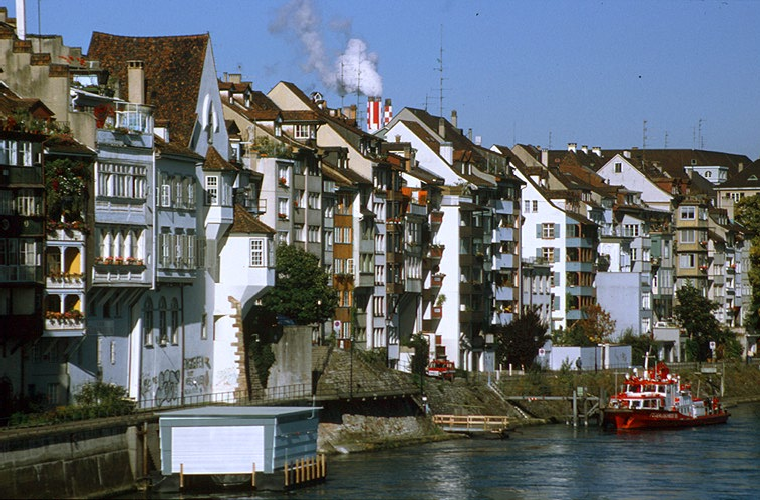
//> input picture Project 4/basel3.bmp, 760 x 500 px
$ ./compression   (built with g++ and OpenCV 4)
//> lines starting //> are read from the running program, lines starting //| are printed output that depends on the picture
// c:\Users\wongj\OneDrive\Desktop\github\CS455\Project 4\compression.cpp
#include <iostream>
#include <opencv2/opencv.hpp>

using namespace cv;
using namespace std;

// Function to perform 2D DCT on an 8x8 block
void dct2D(Mat& block) {
    Mat floatBlock;
    block.convertTo(floatBlock, CV_32F);
    dct(floatBlock, block);
}

// Function to perform 2D IDCT on an 8x8 block
void idct2D(Mat& block) {
    idct(block, block);
    block.convertTo(block, CV_8U);
}

int main() {
    // 1. Obtain image f1 (“basel3.bmp”) and display it
    Mat f1 = imread("basel3.bmp", IMREAD_COLOR);
//> f1 is the input picture: 500 rows x 760 cols, CV_8UC3; mean B, G, R 107.2, 102.8, 96.5
    if (f1.empty()) {
        cout << "Could not open or find the image" << endl;
        return -1;
    }
    imshow("Original Image", f1);
    waitKey(0);

    // 2. Convert image f1 from RGB to HSI, obtain intensity image I
    Mat hsi;
    cvtColor(f1, hsi, COLOR_BGR2HSV);
//> hsi: 500 rows x 760 cols, CV_8UC3; mean H, S, V 66.1, 82.8, 119.7
    vector<Mat> hsi_channels;
    split(hsi, hsi_channels);
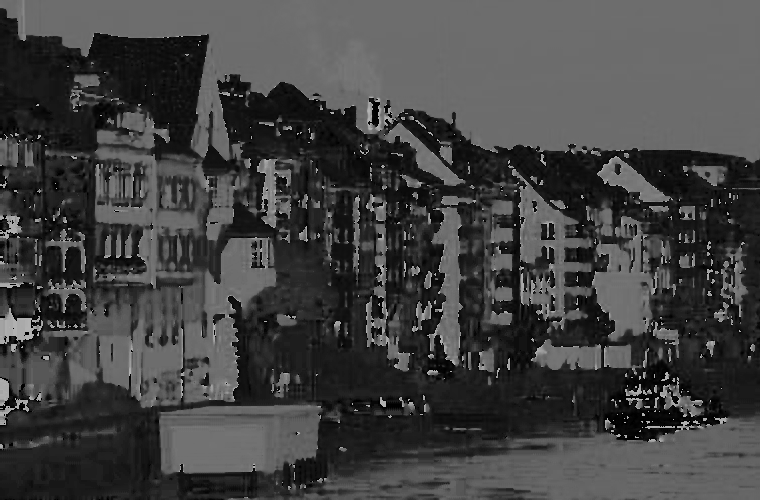
//> hsi_channels[0]: 500 rows x 760 cols, CV_8UC1; min 0, max 179, mean 66.1
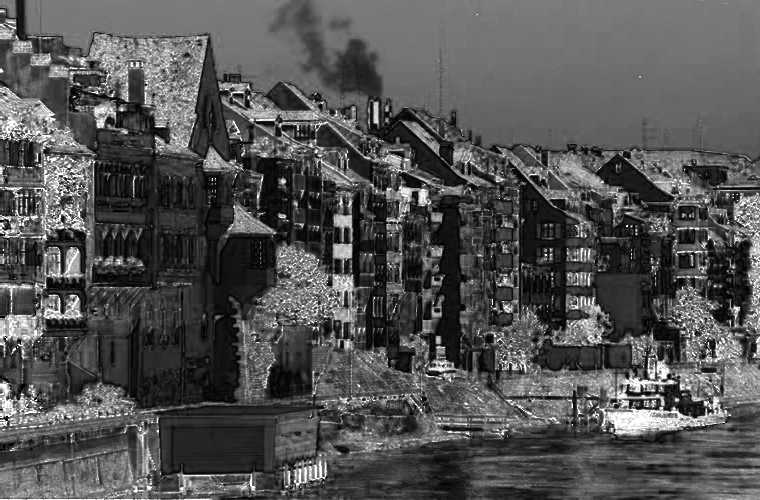
//> hsi_channels[1]: 500 rows x 760 cols, CV_8UC1; min 0, max 255, mean 82.8
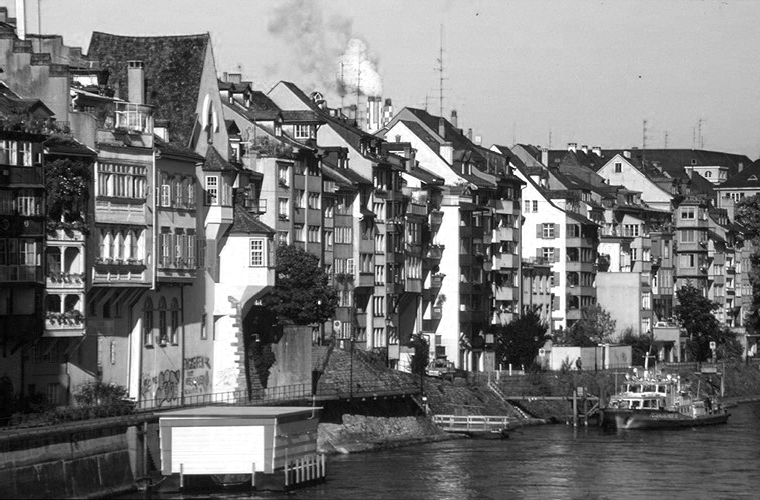
//> hsi_channels[2]: 500 rows x 760 cols, CV_8UC1; min 0, max 255, mean 119.7
    Mat I = hsi_channels[2]; // Intensity channel

    imshow("Intensity Image", I);
    waitKey(0);

    // 3. Apply 8*8 DCT transform to image I, obtain frequency domain image F
    Mat F = Mat::zeros(I.size(), CV_32F);
    for (int i = 0; i < I.rows - 7; i += 8) {
        for (int j = 0; j < I.cols - 7; j += 8) {
            Mat block = I(Rect(j, i, 8, 8)).clone();
            dct2D(block);
            block.convertTo(block, CV_32F);
            block.copyTo(F(Rect(j, i, 8, 8)));
        }
    }
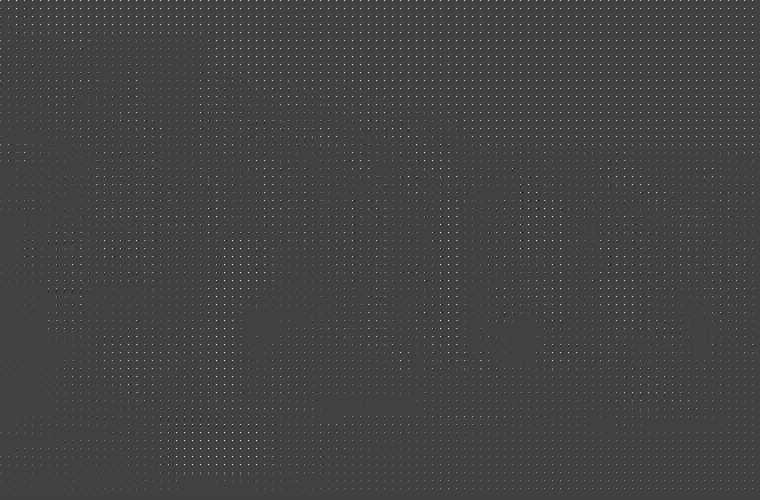
//> F: 500 rows x 760 cols, CV_32FC1; min -709.1, max 2039.5, mean 15; drawn with min black and max white

    // 4. In each 8*8 frequency block, keep DC component and remove all other frequency components from F, obtain frequency domain image D1
    Mat D1 = Mat::zeros(F.size(), CV_32F);
    for (int i = 0; i < F.rows - 7; i += 8) {
        for (int j = 0; j < F.cols - 7; j += 8) {
            Mat block = F(Rect(j, i, 8, 8)).clone();
            block.setTo(0);
            block.at<float>(0, 0) = F.at<float>(i, j); // Keep DC component
            block.copyTo(D1(Rect(j, i, 8, 8)));
        }
    }
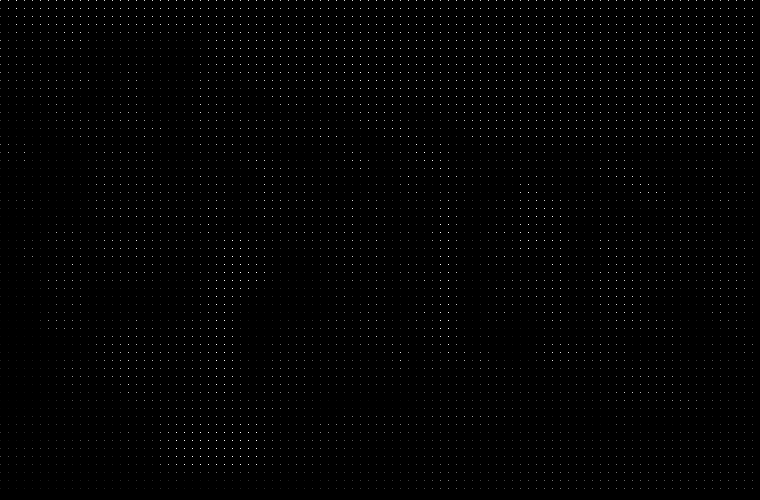
//> D1: 500 rows x 760 cols, CV_32FC1; min 0, max 2039.5, mean 14.9; drawn with min black and max white

    // 5. Similar to 4, in each 8*8 frequency block, keep first 9 low frequency components and remove all other high frequency components from F, obtain frequency domain image D2
   Mat D2 = Mat::zeros(F.size(), CV_32F);
    for (int i = 0; i < F.rows - 7; i += 8) {
        for (int j = 0; j < F.cols - 7; j += 8) {
            Mat block = F(Rect(j, i, 8, 8)).clone();
            Mat new_block = Mat::zeros(8,8, CV_32F);

            //copy the top left 9 components
            for (int x = 0; x < 3; x++){
                for (int y = 0; y < 3; y++){
                   new_block.at<float>(x,y) = block.at<float>(x,y);
                }
            }

            new_block.copyTo(D2(Rect(j, i, 8, 8)));
        }
    }


    // 6. Apply IDCT on D1 and D2, obtain image R1 and R2
    Mat R1 = Mat::zeros(I.size(), CV_8U);
    for (int i = 0; i < D1.rows - 7; i += 8) {
        for (int j = 0; j < D1.cols - 7; j += 8) {
            Mat block = D1(Rect(j, i, 8, 8)).clone();
            idct2D(block);
            block.copyTo(R1(Rect(j, i, 8, 8)));
        }
    }
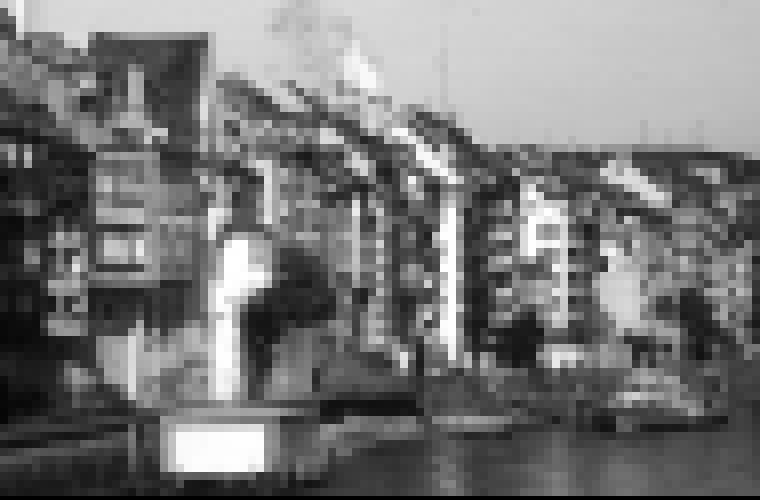
//> R1: 500 rows x 760 cols, CV_8UC1; min 0, max 255, mean 119.2

    Mat R2 = Mat::zeros(I.size(), CV_8U);
    for (int i = 0; i < D2.rows - 7; i += 8) {
        for (int j = 0; j < D2.cols - 7; j += 8) {
            Mat block = D2(Rect(j, i, 8, 8)).clone();
            idct2D(block);
            block.copyTo(R2(Rect(j, i, 8, 8)));
        }
    }
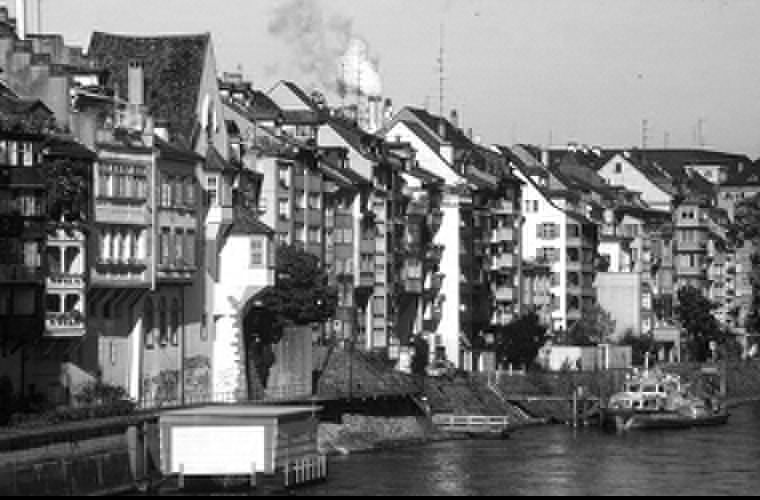
//> R2: 500 rows x 760 cols, CV_8UC1; min 0, max 255, mean 119.1


    imshow("Reconstructed Image R1 (DC Component Only)", R1);
    waitKey(0);
    imshow("Reconstructed Image R2 (9 Low-Frequency Components)", R2);
    waitKey(0);

    return 0;
}

$ run again, with Project 4/Building1.bmp copied over Project 4/basel3.bmp
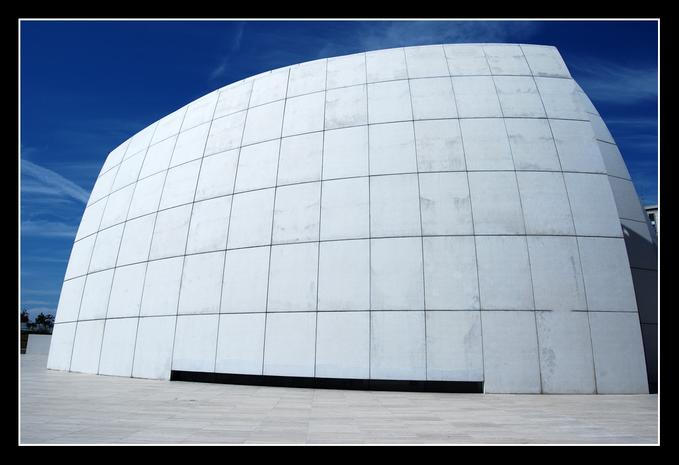
//> input picture Project 4/Building1.bmp, 679 x 465 px
//> f1 is the input picture: 465 rows x 679 cols, CV_8UC3; mean B, G, R 165.6, 147.6, 133.2
//> hsi: 465 rows x 679 cols, CV_8UC3; mean H, S, V 92.8, 62.5, 165.6
//> after the loop `for (int i = 0; i < F.rows - 7; i += 8)`:
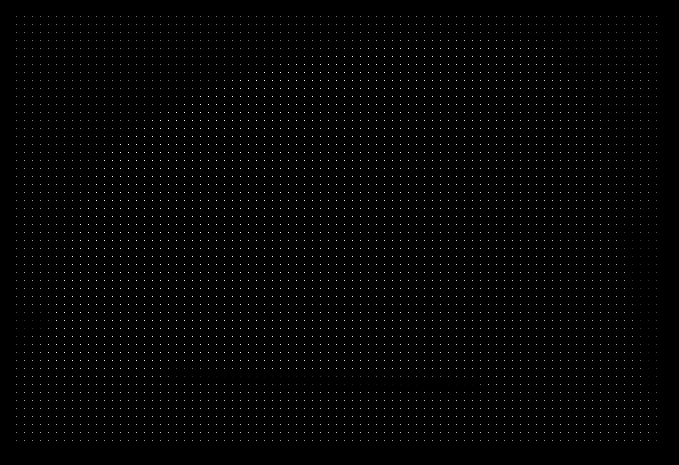
//> D1: 465 rows x 679 cols, CV_32FC1; min 0, max 2039.2, mean 20.7; drawn with min black and max white
//> after the loop `for (int i = 0; i < D2.rows - 7; i += 8)`:
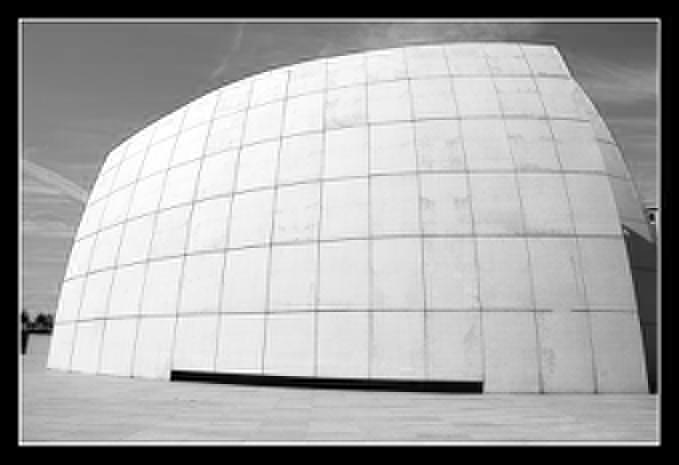
//> R2: 465 rows x 679 cols, CV_8UC1; min 0, max 255, mean 165.7

$ run again, with Project 4/Disk.bmp copied over Project 4/basel3.bmp
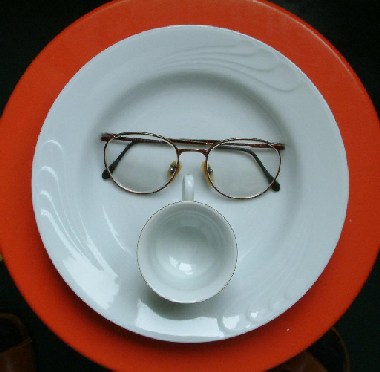
//> input picture Project 4/Disk.bmp, 380 x 372 px
//> f1 is the input picture: 372 rows x 380 cols, CV_8UC3; mean B, G, R 104.4, 110.3, 133.9
//> hsi: 372 rows x 380 cols, CV_8UC3; mean H, S, V 62.3, 109.9, 147.5
//> after the loop `for (int i = 0; i < F.rows - 7; i += 8)`:
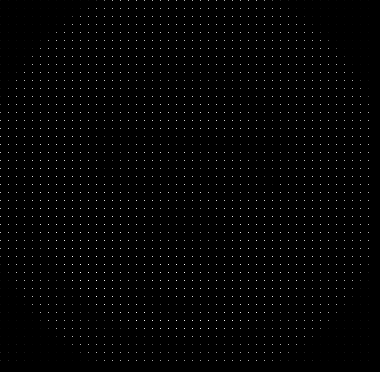
//> D1: 372 rows x 380 cols, CV_32FC1; min 0, max 1893.6, mean 18.2; drawn with min black and max white
//> after the loop `for (int i = 0; i < D2.rows - 7; i += 8)`:
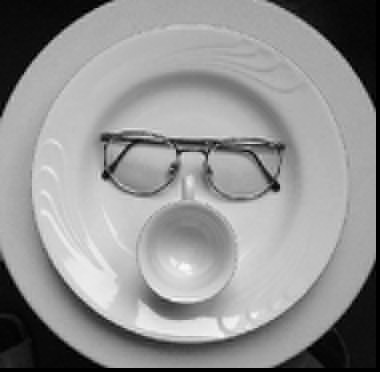
//> R2: 372 rows x 380 cols, CV_8UC1; min 0, max 251, mean 146
